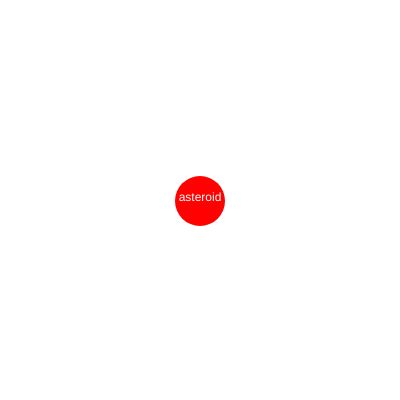
Frame 1 (no input)
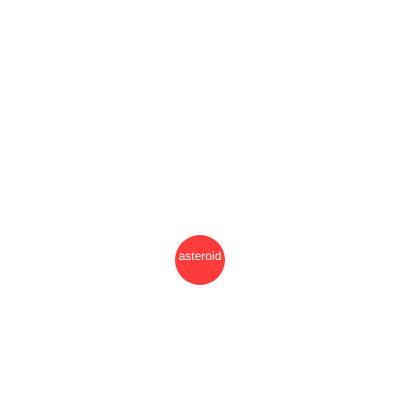
Frame 60 (no input)
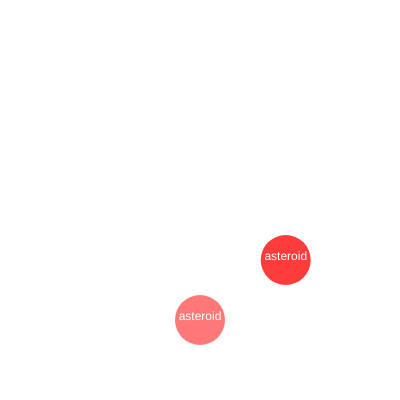
Frame 120 (the mouse pressed at the canvas centre since frame 60)

The p5.js sketch that drew these frames (run headless with seeded random() and noise() and a simulated clock; from frame 60 on, the mouse is pressed at the canvas centre):

// p5.js sketch
// ── sketch.js
class Particle {
  constructor(pos) {
    this.name = "asteroid";
    this.color = color("red");
    this.pos = pos;
    this.speed = 1;
    this.lifespan = 255;
  }

  bounce() {
    if (this.pos.y >= height || this.pos.y <= 0) {
      this.speed *= -1;
    }
    this.pos.y += this.speed;
    if (this.lifespan > 0) {
      this.lifespan--;
    }
  }
}

var particles = [];

function setup() {
  createCanvas(400, 400);
  textAlign(CENTER);
  noStroke();
  particles.push(new Particle(createVector(width / 2, height / 2)));
}

function draw() {
  background(255);
  // loop backwards so splice does not skip the next particle
  for (var i = particles.length - 1; i >= 0; i--) {
    var particle = particles[i];
    particle.bounce();
    // fade from red to white over the lifespan
    var particleColor = lerpColor(color(255), particle.color, particle.lifespan / 255);
    fill(particleColor);
    ellipse(particle.pos.x, particle.pos.y, 50, 50);
    fill(255);
    text(particle.name, particle.pos.x, particle.pos.y);

    if (particle.lifespan <= 0) {
      particles.splice(i, 1);
      print("particle removed!");
      print("number of particles in our array " + particles.length);
    }
  }
}

function mousePressed() {
  particles.push(new Particle(createVector(random(width), height / 2)));
}
